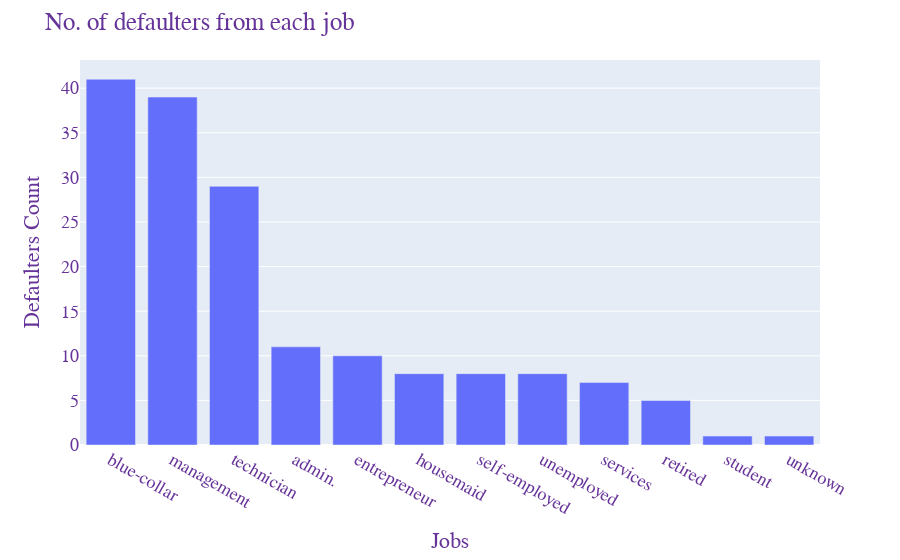

The notebook cell saved with this chart:
### Markdown cell above
- Most of the defaulters have bank balance less than 0.
- Conclusion:- Majority of the Defaulters have taken some of the loans and have usually have bank balance less than zero.

### Code cell
# Lets identify from which occupations has the highest number of defaulters:
defaulters=bank[bank['default']=='yes'].groupby('job',as_index=False).agg({'default':'value_counts'}).sort_values(by='default',ascending=False)
fig=px.bar(x=defaulters['job'],y=defaulters['default'])





fig.update_layout(
    title="No. of defaulters from each job ",
    xaxis_title="Jobs ",
    yaxis_title="Defaulters Count ",
    legend_title="Legend Title",
    font=dict(
        family="Times New Roman",
        size=18,
        color="RebeccaPurple"
    )
)

### Figure 1 — Plotly figure (JSON) as saved in the notebook; plotly's stock layout.template omitted (floating-point values rounded to 4 significant figures)
{"data": [{"alignmentgroup": "True", "hovertemplate": "x=%{x}<br>y=%{y}<extra></extra>", "legendgroup": "", "marker": {"color": "#636efa", "pattern": {"shape": ""}}, "name": "", "offsetgroup": "", "orientation": "v", "showlegend": false, "textposition": "auto", "type": "bar", "x": ["blue-collar", "management", "technician", "admin.", "entrepreneur", "housemaid", "self-employed", "unemployed", "services", "retired", "student", "unknown"], "xaxis": "x", "y": [41, 39, 29, 11, 10, 8, 8, 8, 7, 5, 1, 1], "yaxis": "y"}], "layout": {"barmode": "relative", "font": {"color": "RebeccaPurple", "family": "Times New Roman", "size": 18}, "legend": {"title": {"text": "Legend Title"}, "tracegroupgap": 0}, "margin": {"t": 60}, "title": {"text": "No. of defaulters from each job "}, "xaxis": {"anchor": "y", "domain": [0, 1], "title": {"text": "Jobs "}}, "yaxis": {"anchor": "x", "domain": [0, 1], "title": {"text": "Defaulters Count "}}}}
